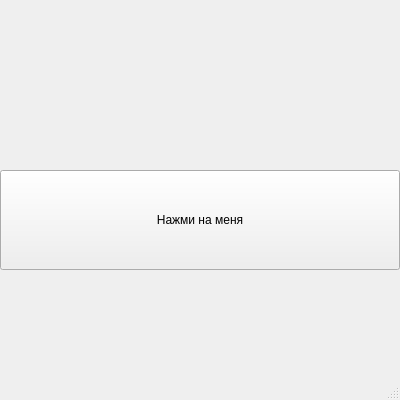
<?xml version="1.0" encoding="UTF-8"?>
<ui version="4.0">
 <class>MainWindow</class>
 <widget class="QMainWindow" name="MainWindow">
  <property name="geometry">
   <rect>
    <x>0</x>
    <y>0</y>
    <width>400</width>
    <height>400</height>
   </rect>
  </property>
  <property name="windowTitle">
   <string>MainWindow</string>
  </property>
  <widget class="QWidget" name="centralwidget">
   <widget class="QPushButton" name="pushButton">
    <property name="geometry">
     <rect>
      <x>0</x>
      <y>170</y>
      <width>400</width>
      <height>100</height>
     </rect>
    </property>
    <property name="text">
     <string>Нажми на меня</string>
    </property>
   </widget>
  </widget>
  <widget class="QMenuBar" name="menubar">
   <property name="geometry">
    <rect>
     <x>0</x>
     <y>0</y>
     <width>272</width>
     <height>200</height>
    </rect>
   </property>
  </widget>
  <widget class="QStatusBar" name="statusbar"/>
 </widget>
 <resources/>
 <connections/>
</ui>
